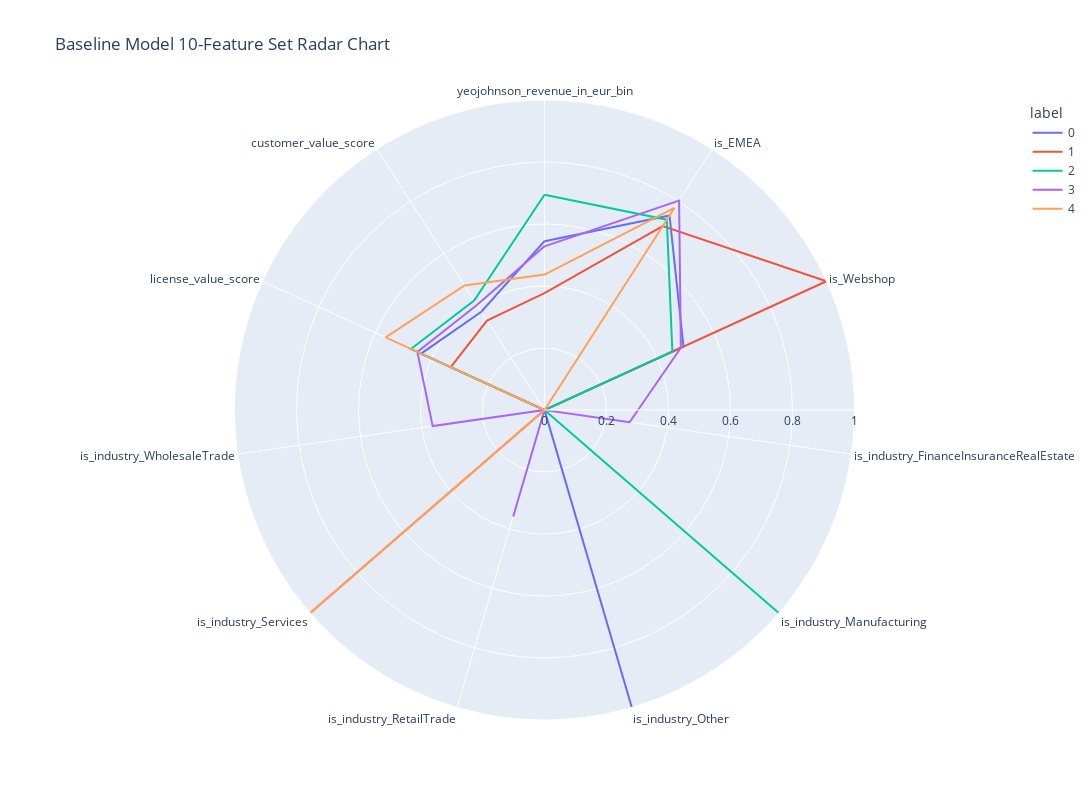

Here is the notebook cell this chart was saved with:
### Code cell
clusters=pd.DataFrame(features, columns=features_df.columns)
clusters['label']=kmeans.labels_
polar=clusters.groupby("label").mean().reset_index()
polar=pd.melt(polar,id_vars=["label"])
fig = px.line_polar(polar, r="value", theta="variable", color="label", 
                    line_close=True,
                    height=800,
                    width=1200, 
                    title="Baseline Model 10-Feature Set Radar Chart")
fig.show()

### Figure 1 — Plotly figure (JSON) as saved in the notebook; plotly's stock layout.template omitted (floating-point values rounded to 4 significant figures)
{"data": [{"hovertemplate": "label=0<br>value=%{r}<br>variable=%{theta}<extra></extra>", "legendgroup": "0", "line": {"color": "#636efa", "dash": "solid"}, "marker": {"symbol": "circle"}, "mode": "lines", "name": "0", "r": [0.5447, 0.7458, 0.4929, 0, 0, 1, 0, 0, 0, 0.4375, 0.3768, 0.5447], "showlegend": true, "subplot": "polar", "theta": ["yeojohnson_revenue_in_eur_bin", "is_EMEA", "is_Webshop", "is_industry_FinanceInsuranceRealEstate", "is_industry_Manufacturing", "is_industry_Other", "is_industry_RetailTrade", "is_industry_Services", "is_industry_WholesaleTrade", "license_value_score", "customer_value_score", "yeojohnson_revenue_in_eur_bin"], "type": "scatterpolar"}, {"hovertemplate": "label=1<br>value=%{r}<br>variable=%{theta}<extra></extra>", "legendgroup": "1", "line": {"color": "#EF553B", "dash": "solid"}, "marker": {"symbol": "circle"}, "mode": "lines", "name": "1", "r": [0.3768, 0.7052, 1, 0, 0, 0, 0, 1, 0, 0.3324, 0.3431, 0.3768], "showlegend": true, "subplot": "polar", "theta": ["yeojohnson_revenue_in_eur_bin", "is_EMEA", "is_Webshop", "is_industry_FinanceInsuranceRealEstate", "is_industry_Manufacturing", "is_industry_Other", "is_industry_RetailTrade", "is_industry_Services", "is_industry_WholesaleTrade", "license_value_score", "customer_value_score", "yeojohnson_revenue_in_eur_bin"], "type": "scatterpolar"}, {"hovertemplate": "label=2<br>value=%{r}<br>variable=%{theta}<extra></extra>", "legendgroup": "2", "line": {"color": "#00cc96", "dash": "solid"}, "marker": {"symbol": "circle"}, "mode": "lines", "name": "2", "r": [0.6942, 0.7298, 0.4533, 0, 1, 0, 0, 0, 0, 0.4738, 0.4198, 0.6942], "showlegend": true, "subplot": "polar", "theta": ["yeojohnson_revenue_in_eur_bin", "is_EMEA", "is_Webshop", "is_industry_FinanceInsuranceRealEstate", "is_industry_Manufacturing", "is_industry_Other", "is_industry_RetailTrade", "is_industry_Services", "is_industry_WholesaleTrade", "license_value_score", "customer_value_score", "yeojohnson_revenue_in_eur_bin"], "type": "scatterpolar"}, {"hovertemplate": "label=3<br>value=%{r}<br>variable=%{theta}<extra></extra>", "legendgroup": "3", "line": {"color": "#ab63fa", "dash": "solid"}, "marker": {"symbol": "circle"}, "mode": "lines", "name": "3", "r": [0.5279, 0.803, 0.4836, 0.2774, 0, 0, 0.3582, 0, 0.3644, 0.4508, 0.403, 0.5279], "showlegend": true, "subplot": "polar", "theta": ["yeojohnson_revenue_in_eur_bin", "is_EMEA", "is_Webshop", "is_industry_FinanceInsuranceRealEstate", "is_industry_Manufacturing", "is_industry_Other", "is_industry_RetailTrade", "is_industry_Services", "is_industry_WholesaleTrade", "license_value_score", "customer_value_score", "yeojohnson_revenue_in_eur_bin"], "type": "scatterpolar"}, {"hovertemplate": "label=4<br>value=%{r}<br>variable=%{theta}<extra></extra>", "legendgroup": "4", "line": {"color": "#FFA15A", "dash": "solid"}, "marker": {"symbol": "circle"}, "mode": "lines", "name": "4", "r": [0.4368, 0.7749, 0, 0, 0, 0, 0, 1, 0, 0.5633, 0.4773, 0.4368], "showlegend": true, "subplot": "polar", "theta": ["yeojohnson_revenue_in_eur_bin", "is_EMEA", "is_Webshop", "is_industry_FinanceInsuranceRealEstate", "is_industry_Manufacturing", "is_industry_Other", "is_industry_RetailTrade", "is_industry_Services", "is_industry_WholesaleTrade", "license_value_score", "customer_value_score", "yeojohnson_revenue_in_eur_bin"], "type": "scatterpolar"}], "layout": {"height": 800, "legend": {"title": {"text": "label"}, "tracegroupgap": 0}, "polar": {"angularaxis": {"direction": "clockwise", "rotation": 90}, "domain": {"x": [0, 1], "y": [0, 1]}}, "title": {"text": "Baseline Model 10-Feature Set Radar Chart"}, "width": 1200}}
